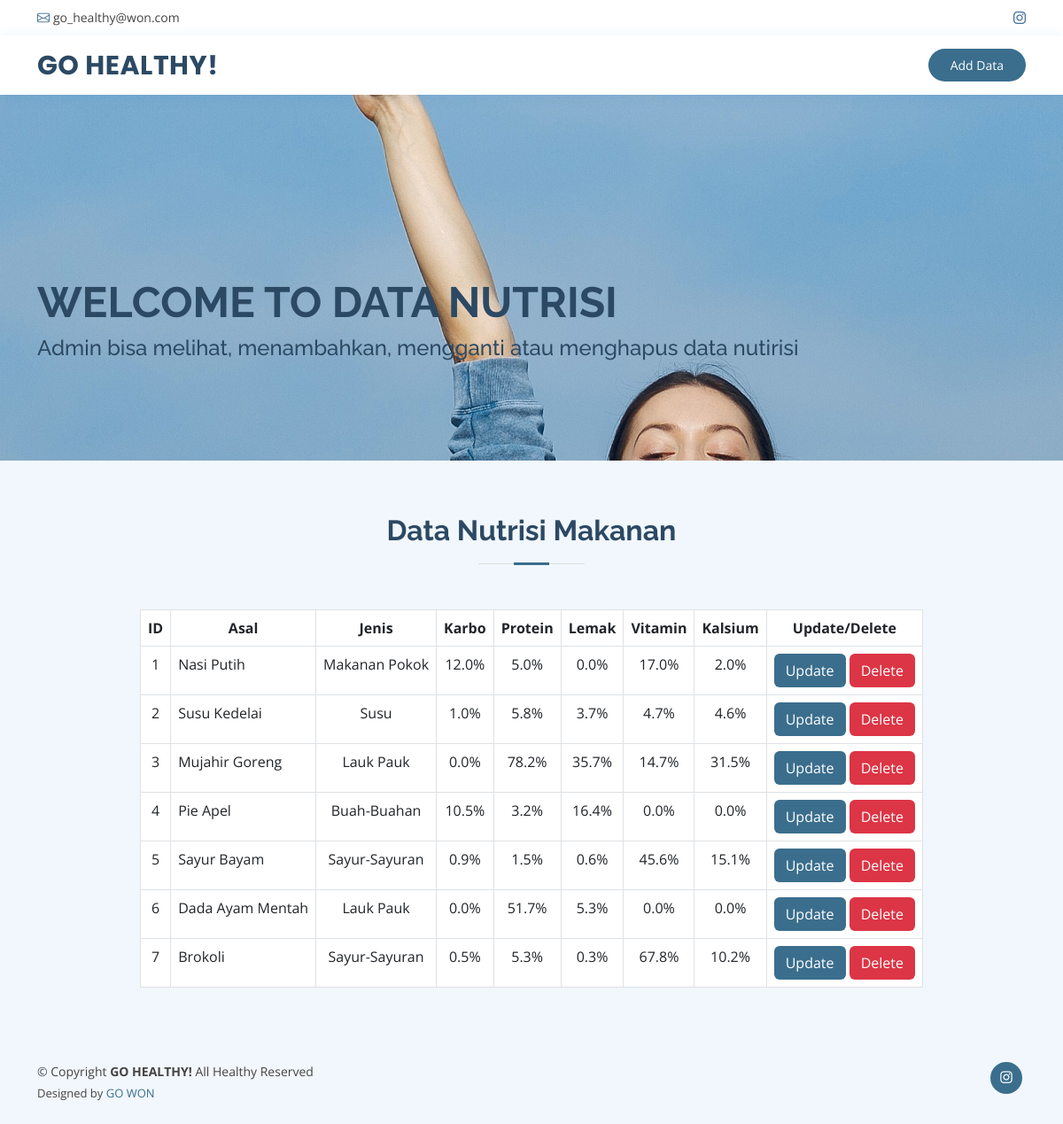
The app's page /go-healthy/data_nutrisi.php with its own data.
### tables this page shows
CREATE TABLE `t_nutrisi_makanan` (
  `id_nutrisi` int(11) NOT NULL AUTO_INCREMENT,
  `asal_nutrisi` varchar(50) NOT NULL,
  `id_jenis_nutrisi` int(11) NOT NULL,
  `k_karbo` decimal(3,1) DEFAULT NULL,
  `k_protein` decimal(3,1) DEFAULT NULL,
  `k_lemak` decimal(3,1) DEFAULT NULL,
  `k_vit` decimal(3,1) DEFAULT NULL,
  `k_kalsium` decimal(3,1) DEFAULT NULL,
  PRIMARY KEY (`id_nutrisi`),
  KEY `jenis_nutrisi` (`id_jenis_nutrisi`),
  CONSTRAINT `jenis_nutrisi` FOREIGN KEY (`id_jenis_nutrisi`) REFERENCES `t_jenis_sumber_nutrisi` (`id_jenis_nutrisi`)
);

CREATE TABLE `t_jenis_sumber_nutrisi` (
  `id_jenis_nutrisi` int(11) NOT NULL AUTO_INCREMENT,
  `jenis_sumber_nutrisi` varchar(50) NOT NULL,
  PRIMARY KEY (`id_jenis_nutrisi`)
);

### go-healthy/data_nutrisi.php (the view, shortened to what this page needs)
<!DOCTYPE html>
<html lang="en">
<head>
  <link href="assets/vendor/fontawesome-free/css/all.min.css" rel="stylesheet">
  <link href="assets/vendor/animate.css/animate.min.css" rel="stylesheet">
  <link href="assets/vendor/bootstrap/css/bootstrap.min.css" rel="stylesheet">
  <link href="assets/vendor/bootstrap-icons/bootstrap-icons.css" rel="stylesheet">
  <link href="assets/vendor/boxicons/css/boxicons.min.css" rel="stylesheet">
  <link href="assets/vendor/glightbox/css/glightbox.min.css" rel="stylesheet">
  <link href="assets/vendor/remixicon/remixicon.css" rel="stylesheet">
  <link href="assets/vendor/swiper/swiper-bundle.min.css" rel="stylesheet">
  <link href="assets/css/style.css" rel="stylesheet">
</head>
<body>
  <div id="topbar" class="d-flex align-items-center fixed-top">
    <div class="container d-flex justify-content-between">
      <div class="contact-info d-flex align-items-center">
        <i class="bi bi-envelope"></i> <a href="mailto:tatthamaharany@upi.edu">go_healthy@won.com</a>
      </div>
      <div class="d-none d-lg-flex social-links align-items-center">
      <a href="https://www.instagram.com/go.won_go.healthy/" class="instagram"><i class="bi bi-instagram"></i></a>
      </div>
    </div>
    </div>
  <header id="header" class="fixed-top">
    <div class="container d-flex align-items-center">
      <h1 class="logo me-auto"><a href="index.php">GO HEALTHY!</a></h1>
      <a href="tambah_nutrisi.php" class="appointment-btn scrollto">Add Data</a>
    </div>
  </header>
  <section id="hero" class="d-flex align-items-center">
    <div class="container">
      <h1>Welcome to DATA NUTRISI</h1>
      <h2>Admin bisa melihat, menambahkan, mengganti atau menghapus data nutirisi</h2>
    </div>
  </section>
  <main id="main">
    <section id="faq" class="faq section-bg">
      <div class="container">
        <div class="section-title">
          <h2>Data Nutrisi Makanan</h2>
        </div>
                  <div class="container" data-aos="fade-up" style="width: fit-content;">
                      <div class="gradient-custom-1 h-100">
                            <div class="mask d-flex align-items-center h-100">
                            <div class="container">
                                <div class="row justify-content-center">
                                <div class="col-12">
                                    <div class="table-responsive bg-white">
                                    <table class="table mb-0 table-bordered">
                                        <thead>
                                        <div class="gradient-custom-1 h-100">
                                        <tr>
                                            <th scope="col" class="text-center">
                                                ID
                                            </th>
                                            <th scope="col" class="text-center">
                                                Asal
                                            </th>
                                            <th scope="col" class="text-center">Jenis</th>
                                            <th scope="col" class="text-center">Karbo</th>
                                            <th scope="col" class="text-center">Protein</th>
                                            <th scope="col" class="text-center">Lemak</th>
                                            <th scope="col" class="text-center">Vitamin</th>
                                            <th scope="col" class="text-center">Kalsium</th>
                                            <th scope="col" class="text-center">Update/Delete</th>
                                        </tr>
                                      </div>
                                        </thead>
                                        <?php
                                          include "config.php";
                                              $no = 1;
                                              $ambil_data = mysqli_query($conn,"SELECT * FROM t_nutrisi_makanan
                                              JOIN t_jenis_sumber_nutrisi ON t_jenis_sumber_nutrisi.id_jenis_nutrisi = t_nutrisi_makanan.id_jenis_nutrisi");
                                              while ($tampil = mysqli_fetch_array($ambil_data)) {
                                                echo "
                                                <tr>
                                                    <td class='text-center'>$no</td>
                                                    <td>$tampil[asal_nutrisi]</td>
                                                    <td class='text-center'>$tampil[jenis_sumber_nutrisi]</td>
                                                    <td class='text-center'>$tampil[k_karbo]%</td>
                                                    <td class='text-center'>$tampil[k_protein]%</td>
                                                    <td class='text-center'>$tampil[k_lemak]%</td>
                                                    <td class='text-center'>$tampil[k_vit]%</td>
                                                    <td class='text-center'>$tampil[k_kalsium]%</td>
                                                    <td class='text-center'>
                                                    <a href='update_nutrisi.php?kode_update=$tampil[id_nutrisi]'><button type='button' class='btn text-white' style='background-color: #3B6E8D'>Update</button></a>
                                                    <a href='?kode_delete=$tampil[id_nutrisi]'><button type='button' class='btn text-white' style='background-color: #DC3545'>Delete</button></a>
                                                    </td>
                                                </tr>";
                                                $no++;
                                              }
                                          ?>
                                    </table>
                                    </div>
                                </div>
                                </div>
                            </div>
                          </div>
                      </div>
                  </div>
      </div>
    </section>
  </main>
  <footer id="footer">
    <div class="container d-md-flex py-4">
      <div class="me-md-auto text-center text-md-start">
        <div class="copyright">
          &copy; Copyright <strong><span>GO HEALTHY!</span></strong> All Healthy Reserved
        </div>
        <div class="credits">
          Designed by <a href="https://bootstrapmade.com/">GO WON</a>
        </div>
      </div>
      <div class="social-links text-center text-md-right pt-3 pt-md-0">
        <a href="https://www.instagram.com/go.won_go.healthy/" class="instagram"><i class="bx bxl-instagram"></i></a>
      </div>
    </div>
</footer>
</body>
</html>

### go-healthy/assets/css/style.css (style rules this page uses)
body { font-family: "Open Sans", sans-serif; color: #444444; }
a { color: #3B6E8D; text-decoration: none; }
h1, h2, h3, h4, h5, h6 { font-family: "Raleway", sans-serif; }
#topbar { background: #fff; height: 40px; font-size: 14px; transition: all 0.5s; z-index: 996; }
#topbar .contact-info a { line-height: 1; color: #444444; transition: 0.3s; }
#topbar .contact-info i { color: #3B6E8D; padding-right: 4px; margin-left: 15px; line-height: 0; }
#topbar .contact-info i:first-child { margin-left: 0; }
#topbar .social-links a { color: #437099; padding-left: 15px; display: inline-block; line-height: 1px; transition: 0.3s; }
#topbar .social-links a:first-child { border-left: 0; }
#header { background: #fff; transition: all 0.5s; z-index: 997; padding: 15px 0; top: 40px; box-shadow: 0px 2px 15px rgba(25, 119, 204, 0.1); }
#header .logo { font-size: 30px; margin: 0; padding: 0; line-height: 1; font-weight: 700; letter-spacing: 0.5px; font-family: "Poppins", sans-serif; }
#header .logo a { color: #2c4964; }
.appointment-btn { margin-left: 25px; background: #3B6E8D; color: #fff; border-radius: 50px; padding: 8px 25px; white-space: nowrap; transition: 0.3s; font-size: 14px; display: inline-block; }
#hero { width: 100%; height: 90vh; background: url("../img/hero2.jpg") top center; background-size: cover; margin-bottom: -200px; }
#hero .container { position: relative; }
#hero h1 { margin: 0; font-size: 48px; font-weight: 700; line-height: 56px; text-transform: uppercase; color: #2c4964; }
#hero h2 { color: #2c4964; margin: 10px 0 0 0; font-size: 24px; }
@media (min-width: 1024px) { #hero { background-attachment: fixed; } }
section { padding: 60px 0; overflow: hidden; }
.section-bg { background-color: #f1f7fd; }
.section-title { text-align: center; padding-bottom: 30px; }
.section-title h2 { font-size: 32px; font-weight: bold; margin-bottom: 20px; padding-bottom: 20px; position: relative; color: #2c4964; }
.section-title h2::before { content: ""; position: absolute; display: block; width: 120px; height: 1px; background: #ddd; bottom: 1px; left: calc(50% - 60px); }
.section-title h2::after { content: ""; position: absolute; display: block; width: 40px; height: 3px; background: #3B6E8D; bottom: 0; left: calc(50% - 20px); }
#footer { color: #444444; font-size: 14px; background: #f1f7fd; }
#footer .credits { padding-top: 5px; font-size: 13px; color: #444444; }
#footer .social-links a { font-size: 18px; display: inline-block; background: #3B6E8D; color: #fff; line-height: 1; padding: 8px 0; margin-right: 4px; border-radius: 50%; text-align: center; width: 36px; height: 36px; transition: 0.3s; }

### records on screen
t_nutrisi_makanan: asal_nutrisi "Nasi Putih", id_jenis_nutrisi.jenis_sumber_nutrisi "Makanan Pokok", k_karbo "12.0", k_protein "5.0", k_lemak "0.0", k_vit "17.0", k_kalsium "2.0"
t_nutrisi_makanan: asal_nutrisi "Susu Kedelai", id_jenis_nutrisi.jenis_sumber_nutrisi "Susu", k_karbo "1.0", k_protein "5.8", k_lemak "3.7", k_vit "4.7", k_kalsium "4.6"
t_nutrisi_makanan: asal_nutrisi "Mujahir Goreng", id_jenis_nutrisi.jenis_sumber_nutrisi "Lauk Pauk", k_karbo "0.0", k_protein "78.2", k_lemak "35.7", k_vit "14.7", k_kalsium "31.5"
t_nutrisi_makanan: asal_nutrisi "Pie Apel", id_jenis_nutrisi.jenis_sumber_nutrisi "Buah-Buahan", k_karbo "10.5", k_protein "3.2", k_lemak "16.4", k_vit "0.0", k_kalsium "0.0"
t_nutrisi_makanan: asal_nutrisi "Sayur Bayam", id_jenis_nutrisi.jenis_sumber_nutrisi "Sayur-Sayuran", k_karbo "0.9", k_protein "1.5", k_lemak "0.6", k_vit "45.6", k_kalsium "15.1"
t_nutrisi_makanan: asal_nutrisi "Dada Ayam Mentah", id_jenis_nutrisi.jenis_sumber_nutrisi "Lauk Pauk", k_karbo "0.0", k_protein "51.7", k_lemak "5.3", k_vit "0.0", k_kalsium "0.0"
t_nutrisi_makanan: asal_nutrisi "Brokoli", id_jenis_nutrisi.jenis_sumber_nutrisi "Sayur-Sayuran", k_karbo "0.5", k_protein "5.3", k_lemak "0.3", k_vit "67.8", k_kalsium "10.2"
